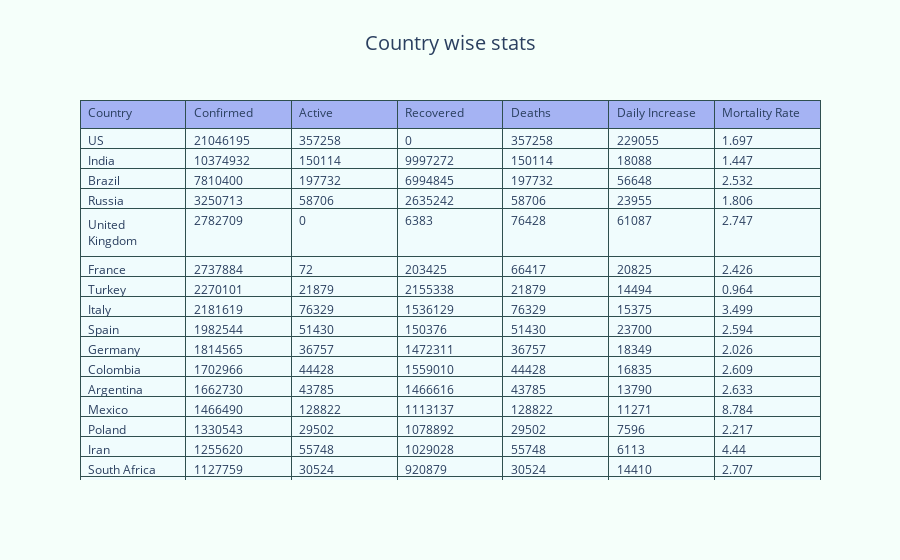

Write notebook code for a chart like this one.
### Markdown cell above
### Country-wise Data Table

### Code cell
country_data = go.Figure()
country_data.add_trace(go.Table(
    header=dict(values=['Country','Confirmed','Active','Recovered','Deaths','Daily Increase','Mortality Rate'],
                fill = dict(color='#A5B3F3'),
                line_color='darkslategray',
                align = ['left'] * 5),
    cells=dict(values=[confirmed_df.sort_values(by=confirmed_df.columns[-1], ascending=False)['Country/Region'], 
                      confirmed_df.sort_values(by=confirmed_df.columns[-1], ascending=False)['Country/Region'].apply(lambda x: confirmed_df[confirmed_df['Country/Region']==x][confirmed_df.columns[4:]].values.tolist()[0][-1]),
                      confirmed_df.sort_values(by=confirmed_df.columns[-1], ascending=False)['Country/Region'].apply(lambda x: active_group[active_group['Country/Region']==x][active_group.columns[4:]].values.tolist()[0][-1]),
                      confirmed_df.sort_values(by=confirmed_df.columns[-1], ascending=False)['Country/Region'].apply(lambda x: recoveries_df[recoveries_df['Country/Region']==x][recoveries_df.columns[4:]].values.tolist()[0][-1]),
                      confirmed_df.sort_values(by=confirmed_df.columns[-1], ascending=False)['Country/Region'].apply(lambda x: death_df[death_df['Country/Region']==x][death_df.columns[4:]].values.tolist()[0][-1]),
                      confirmed_df.sort_values(by=confirmed_df.columns[-1], ascending=False)['Country/Region'].apply(lambda x: confirmed_df[confirmed_df['Country/Region']==x][confirmed_df.columns[4:]].values.tolist()[0]
                                                                                                                                 [-1]-confirmed_df[confirmed_df['Country/Region']==x][confirmed_df.columns[4:]].values.tolist()[0][-2]),
                      confirmed_df.sort_values(by=confirmed_df.columns[-1], ascending=False)['Country/Region'].apply(lambda x: (death_df[death_df['Country/Region']==x][death_df.columns[4:]].values.tolist()[0][-1]
                                                                                                                                            /confirmed_df[confirmed_df['Country/Region']==x][confirmed_df.columns[4:]].values.tolist()[0][-1])*100).round(decimals=3)
                      ],
               fill = dict(color='#F0FCFD'),
               line_color='darkslategray',
               align = ['left'] * 5)))

country_data.update_layout( 
    title_text="Country wise stats",
                                     title_x=0.5, title_font_size=20,
                                     paper_bgcolor="mintcream")
country_data.show()

### Figure 1 — Plotly figure (JSON) as saved in the notebook; plotly's stock layout.template omitted (floating-point values rounded to 4 significant figures; data arrays with more than 128 entries replaced by an {"elided": "..."} marker saying what was removed)
{"data": [{"cells": {"align": ["left", "left", "left", "left", "left"], "fill": {"color": "#F0FCFD"}, "line": {"color": "darkslategray"}, "values": {"elided": "7x191 mixed values"}}, "header": {"align": ["left", "left", "left", "left", "left"], "fill": {"color": "#A5B3F3"}, "line": {"color": "darkslategray"}, "values": ["Country", "Confirmed", "Active", "Recovered", "Deaths", "Daily Increase", "Mortality Rate"]}, "type": "table"}], "layout": {"paper_bgcolor": "mintcream", "title": {"font": {"size": 20}, "text": "Country wise stats", "x": 0.5}}}
